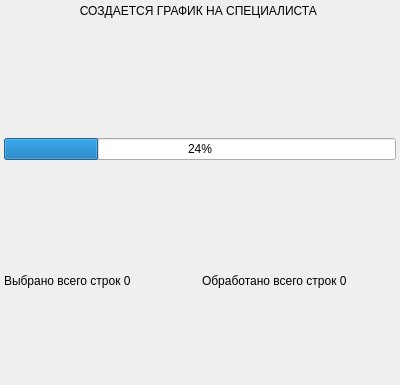
<?xml version="1.0" encoding="UTF-8"?>
<ui version="4.0">
 <class>TemplatePersonsCreate</class>
 <widget class="QWidget" name="TemplatePersonsCreate">
  <property name="geometry">
   <rect>
    <x>0</x>
    <y>0</y>
    <width>400</width>
    <height>385</height>
   </rect>
  </property>
  <property name="windowTitle">
   <string>Массовое добавление графиков на специалистов</string>
  </property>
  <layout class="QGridLayout" name="gridLayout">
   <property name="horizontalSpacing">
    <number>4</number>
   </property>
   <property name="margin">
    <number>4</number>
   </property>
   <item row="0" column="0" colspan="2">
    <widget class="QLabel" name="lblInfo">
     <property name="text">
      <string>СОЗДАЕТСЯ ГРАФИК НА СПЕЦИАЛИСТА </string>
     </property>
     <property name="alignment">
      <set>Qt::AlignCenter</set>
     </property>
    </widget>
   </item>
   <item row="1" column="0" colspan="2">
    <widget class="QLabel" name="lblPersonName">
     <property name="text">
      <string/>
     </property>
     <property name="alignment">
      <set>Qt::AlignCenter</set>
     </property>
    </widget>
   </item>
   <item row="2" column="0">
    <spacer name="verticalSpacer_2">
     <property name="orientation">
      <enum>Qt::Vertical</enum>
     </property>
     <property name="sizeHint" stdset="0">
      <size>
       <width>20</width>
       <height>72</height>
      </size>
     </property>
    </spacer>
   </item>
   <item row="3" column="0" colspan="2">
    <widget class="QProgressBar" name="prbTemplateCreate">
     <property name="value">
      <number>24</number>
     </property>
    </widget>
   </item>
   <item row="4" column="0">
    <spacer name="verticalSpacer">
     <property name="orientation">
      <enum>Qt::Vertical</enum>
     </property>
     <property name="sizeHint" stdset="0">
      <size>
       <width>20</width>
       <height>108</height>
      </size>
     </property>
    </spacer>
   </item>
   <item row="5" column="0">
    <widget class="QLabel" name="lblCountSelected">
     <property name="text">
      <string>Выбрано всего строк 0</string>
     </property>
    </widget>
   </item>
   <item row="5" column="1">
    <widget class="QLabel" name="lblCountCreate">
     <property name="text">
      <string>Обработано всего строк 0</string>
     </property>
    </widget>
   </item>
   <item row="6" column="0">
    <spacer name="verticalSpacer_3">
     <property name="orientation">
      <enum>Qt::Vertical</enum>
     </property>
     <property name="sizeHint" stdset="0">
      <size>
       <width>20</width>
       <height>40</height>
      </size>
     </property>
    </spacer>
   </item>
  </layout>
 </widget>
 <resources/>
 <connections/>
</ui>
